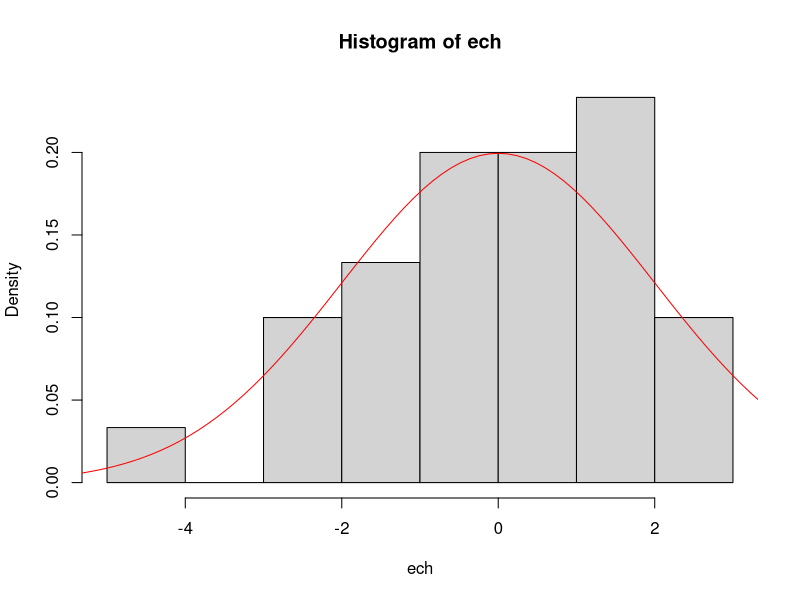
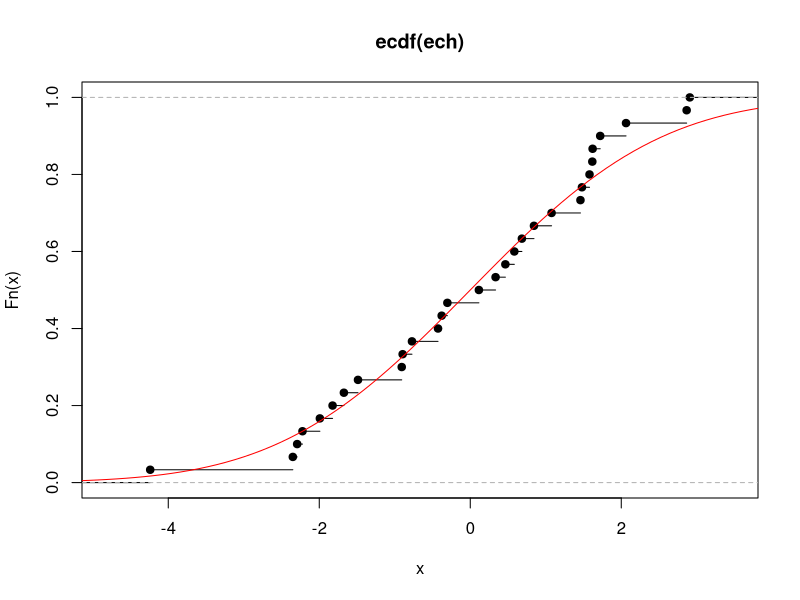
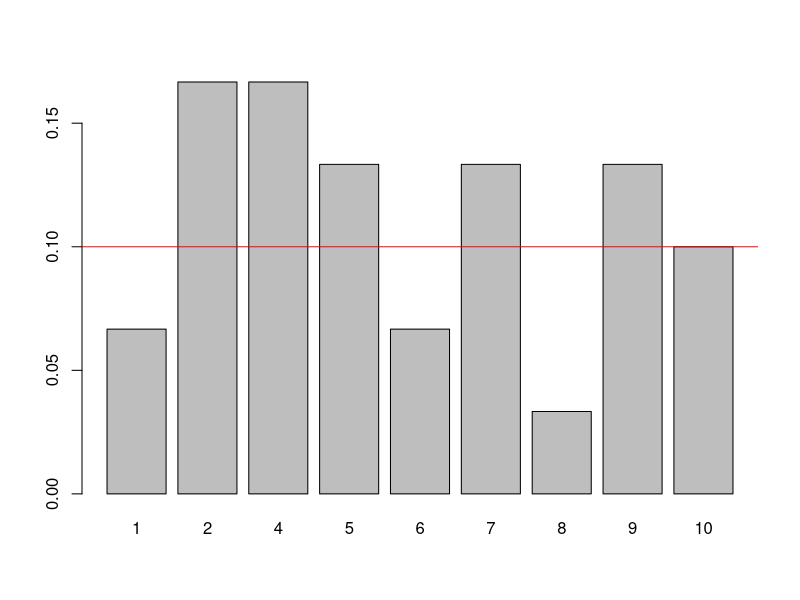
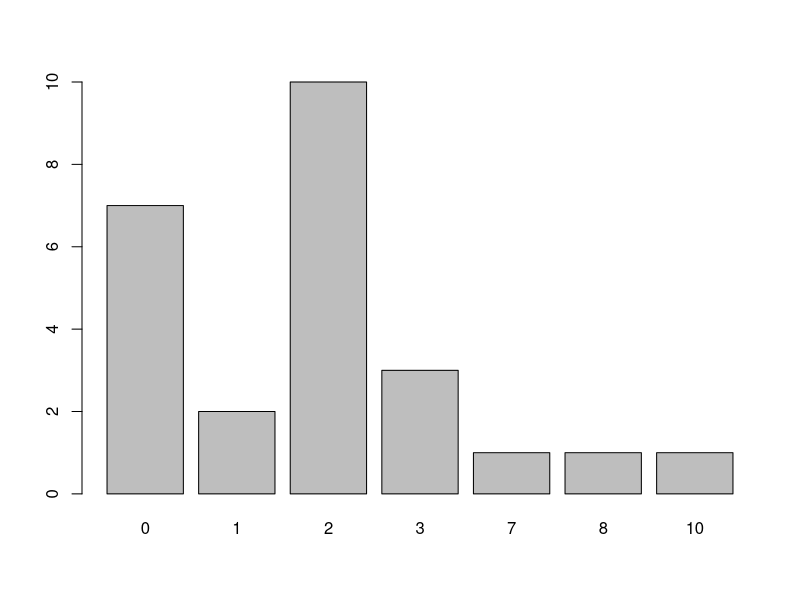

Here is the R script that generated these plots, in order:
## ---- chunk 1
n<-30
ech<-rnorm(n,mean = 0,sd = 2) # simulation d'un échantillon d'une loi normale d'espérance 1 et de variance 4 (écart-type = 2)
head(ech,n = 20)
hist(ech, freq=F)
curve(dnorm(x,mean = 0,sd = 2),from = -6,to = 6,ylab="densité",add=T,col="red")
plot(ecdf(ech))
curve(pnorm(x,mean = 0,sd = 2),from = -6,to = 6,ylab="Fonction de répartition",add=T,col="red")
quantile.normale<-qnorm(p = c(0.05,0.1,0.25,0.5,0.75,0.9,0.95),mean = 0,sd = 2)
quantile.echantillon<-quantile(x = ech,probs = c(0.05,0.1,0.25,0.5,0.75,0.9,0.95))
(rbind(quantile.echantillon,quantile.normale))
## ---- chunk 2
n<-30
ech<-sample(1:10,n,replace=T)
table(ech)/n
barplot(table(ech)/n)
abline(h=1/10,col="red")
## ---- chunk 3
n<- 30  # taille de l'échantillon
p<-0.3   # paramètre de la loi de Bernoulli
esp<-p
var<-p*(1-p)
ech<-rbinom(n,size = 1,prob = p) # size = 1 correspond à la loi de Bernoulli
table(ech)/n
paste("La moyenne de l'échantillon est ",mean(ech),", sachant que l'espérance vaut",esp)
paste("La variance de l'échantillon est ",round(var(ech),2),", sachant que la variance de la loi vaut",p*(1-p))
## ---- chunk 4
N<- 100 # taille de l'échantillon
n<- 10L  # premier paramètre de la loi
p<- 0.8 # deuxième paramètre de la loi

ech<-rbinom(N,n,p)
table(ech)/N

dbinom(x=0:n,size = n,prob = p)
## ---- chunk 5
n <- 25 # taille de l'échantillon
p <- 0.3 # paramètre de la loi 
ech<-rgeom(n,p) # simulation de la loi
barplot(table(ech))
